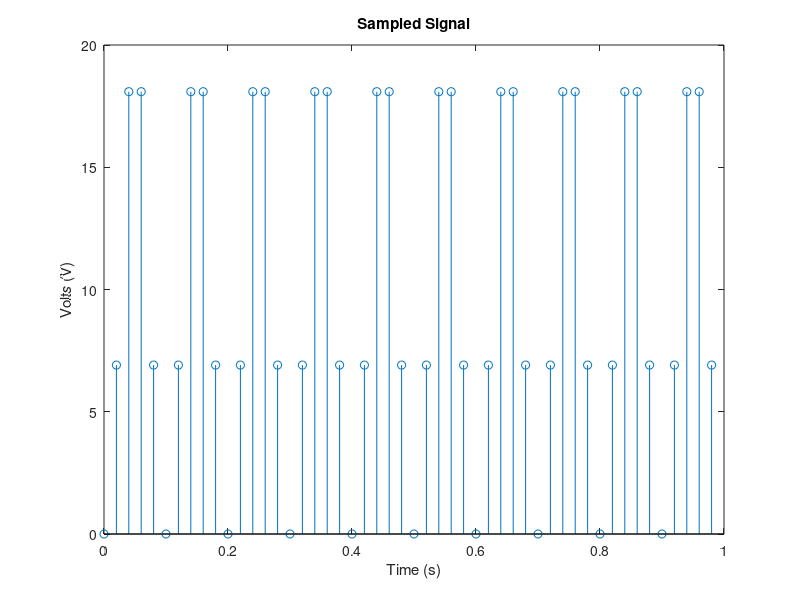
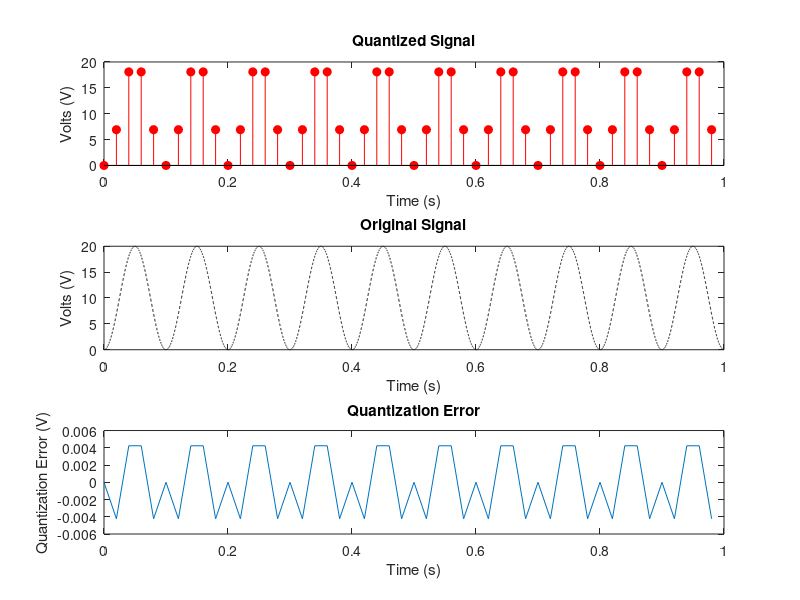
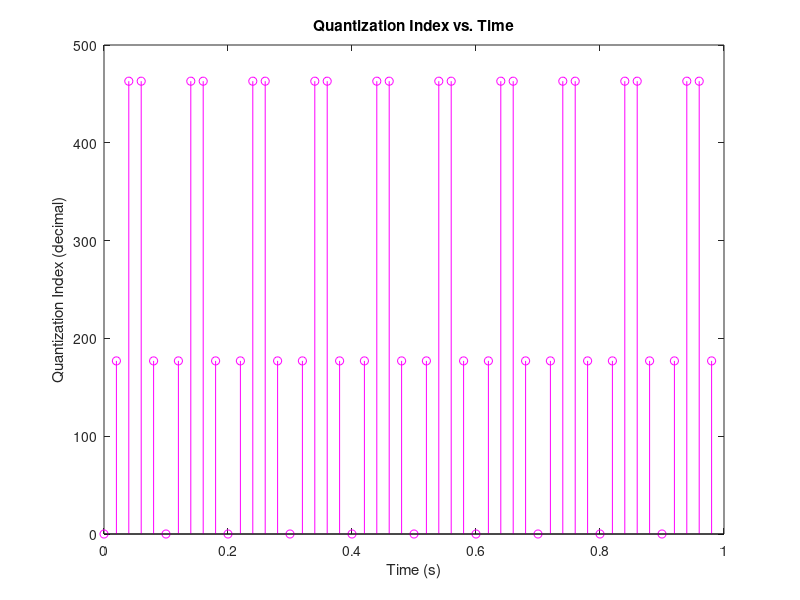

These figures' MATLAB source, in order: (Note: this script raises an error after producing the figures.)
% Jack Langille 2023
% This codes simulates an analog to digital convertor that takes an input
% signal 'y' and converts it to a binary encoded digital signal using basic
% uniform quantization. Control parameters include sampling frequency 'fs',
% converter bit count 'n', input voltage range 'Vmin' and 'Vmax' 

clc; clear all;
Tmax = 1; % Seconds

% Signal Parameters
Vmin = 0; % Volts
Vmax = 10; % Volts
f = 10; % Input frequency (Hz)
x = linspace(0,Tmax,10000);
s = Vmax+Vmax*sin(2*pi*f*x-(pi/2));

% Converter Parameters
n = 8; % Converter bit count
r = 2^n; % Converter resolution
fs = 50; % Sampling frequency (Hz)

% Simulation/Misc
Ts = 1/fs; % Sampling time (s)
D = abs(Vmax-Vmin)/r; % Converter quantization size
num_rows = Tmax/Ts; 

% Step 1: Sampling
t = 0:Ts:Tmax-Ts; 
y = Vmax+Vmax*sin(2*pi*f*t-(pi/2));

% Step 2: Quantization
k = round((y-Vmin)/D);
q = k*D + Vmin;

% Step 3: Encoding
encoded = dec2bin(k);

% Plot the sampled signal
figure(1)
set(gcf,'color','w');
stem(t,y)
xlabel('Time (s)')
ylabel('Volts (V)')
title('Sampled Signal')
saveas(gcf,'sampled_signal.jpg')

% Plot the quantized and analog signals
figure(2)
set(gcf,'color','w');
subplot(3,1,1)
stem(t,q,'filled','r')
xlabel('Time (s)')
ylabel('Volts (V)')
title('Quantized Signal')

subplot(3,1,2)
plot(x,s,'k--')
xlabel('Time (s)')
ylabel('Volts (V)')
title('Original Signal')

subplot(3,1,3)
E = y - q;
plot(t,E)
xlabel('Time (s)')
ylabel('Quantization Error (V)')
title('Quantization Error')
saveas(gcf,'signals_error.jpg')

% Plot the encoded signal
figure(3)
set(gcf,'color','w');
stem(t, k, 'm')  
xlabel('Time (s)')
ylabel('Quantization Index (decimal)')
title('Quantization Index vs. Time')
saveas(gcf,'encoded_signal.jpg')

% Create table of data
data = table(t', y', k', encoded);
data.Properties.VariableNames = ["Time (s)","Input Voltage (V)","Quantization Index","Digital Signal"];
% Display table
disp(data);